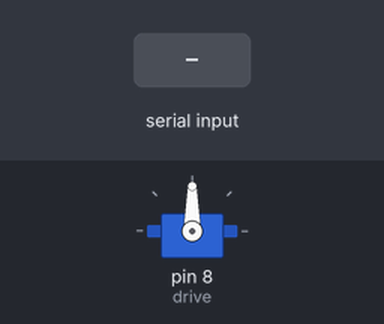
Bench run of a sketch on a simulated Arduino Uno, built with avr-gcc and run on an emulated ATmega328P. On the bench: servo. Inputs (shaded band) come from the test bench.

Above: at 1.2 s.
1.3 s: "30,150\n" received over the second serial link
At 2.2 s:
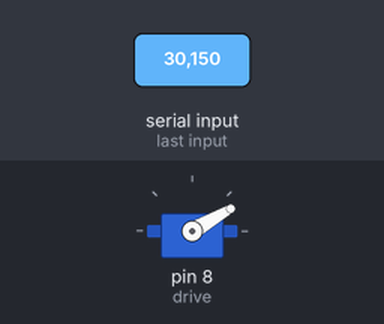
2.8 s: "5\n" received over the second serial link
At 3.4 s:
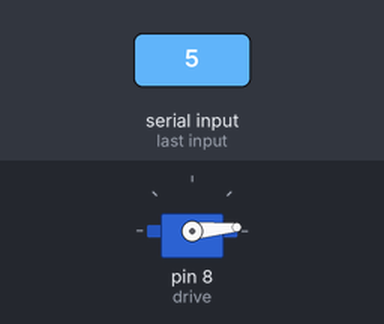
4.3 s: "200\n" received over the second serial link
At 5.5 s:
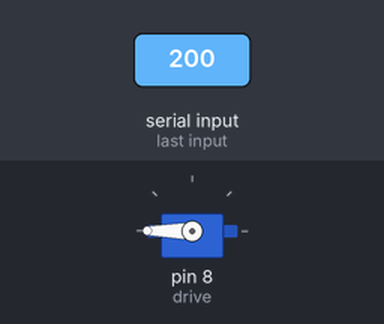
5.8 s: "90,45\n" received over the second serial link
At 6.9 s:
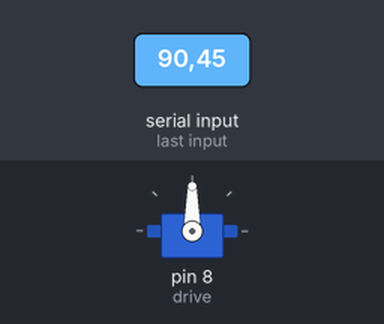
Timing chart, 0 to 8.3 s (numbered marks = the images above; inputs shaded):
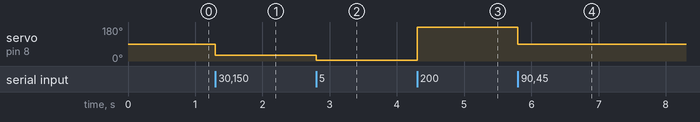

The sketch:

___.ino
```cpp
#include <SoftwareSerial.h>
#include <Servo.h>
int deta;
String beforeDeta="";
Servo drive;
SoftwareSerial BT(3,4);
void setup() {
  BT.begin(9600);
  drive.attach(8);
  beforeDeta.reserve(200);

}

void loop() {
  while(BT.available()>0){
    char singleDeta=(char)BT.read();
    if(singleDeta=='\n'){
      deta=beforeDeta.toInt();
      drive.write(deta);
      beforeDeta="";
      BT.print("成功发送");
      delay(100);

    }else{
      beforeDeta+=singleDeta;
    }
  }
}
```

Measured:
- after the input at 1.3 s, servo on pin 8 (drive): 90° → 30° at once
- after the input at 2.8 s, servo on pin 8 (drive): 30° → 5° at once
- after the input at 4.3 s, servo on pin 8 (drive): 5° → 180° at once
- after the input at 5.8 s, servo on pin 8 (drive): 180° → 90° at once
